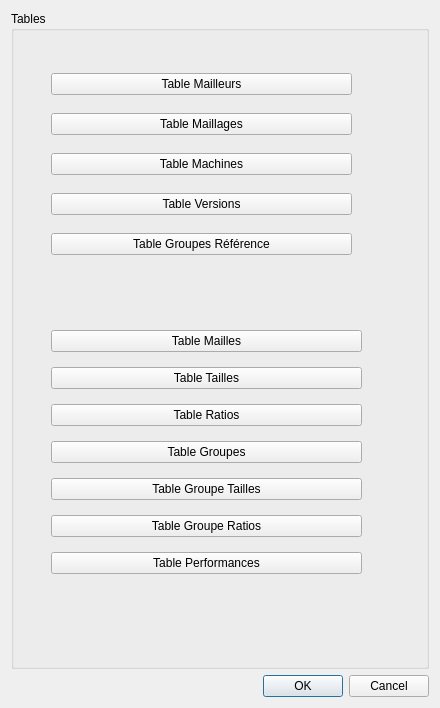
<?xml version="1.0" encoding="UTF-8"?>
<ui version="4.0">
 <class>Choix</class>
 <widget class="QDialog" name="Choix">
  <property name="geometry">
   <rect>
    <x>0</x>
    <y>0</y>
    <width>440</width>
    <height>708</height>
   </rect>
  </property>
  <property name="windowTitle">
   <string>Verification de Maillage</string>
  </property>
  <layout class="QGridLayout" name="gridLayout">
   <item row="2" column="0">
    <widget class="QDialogButtonBox" name="buttonBox">
     <property name="orientation">
      <enum>Qt::Horizontal</enum>
     </property>
     <property name="standardButtons">
      <set>QDialogButtonBox::Cancel|QDialogButtonBox::Ok</set>
     </property>
    </widget>
   </item>
   <item row="1" column="0">
    <widget class="QGroupBox" name="groupBox">
     <property name="title">
      <string>Tables </string>
     </property>
     <widget class="QWidget" name="layoutWidget">
      <property name="geometry">
       <rect>
        <x>40</x>
        <y>310</y>
        <width>311</width>
        <height>269</height>
       </rect>
      </property>
      <layout class="QGridLayout" name="gridLayout_2">
       <item row="1" column="0">
        <widget class="QPushButton" name="PBMaille">
         <property name="text">
          <string>Table Mailles</string>
         </property>
        </widget>
       </item>
       <item row="3" column="0">
        <widget class="QPushButton" name="PBRatio">
         <property name="text">
          <string>Table Ratios</string>
         </property>
        </widget>
       </item>
       <item row="7" column="0">
        <widget class="QPushButton" name="PBPerf">
         <property name="text">
          <string>Table Performances</string>
         </property>
        </widget>
       </item>
       <item row="6" column="0">
        <widget class="QPushButton" name="PBGroupeRatio">
         <property name="text">
          <string>Table Groupe Ratios</string>
         </property>
        </widget>
       </item>
       <item row="4" column="0">
        <widget class="QPushButton" name="PBGroupe">
         <property name="text">
          <string>Table Groupes</string>
         </property>
        </widget>
       </item>
       <item row="2" column="0">
        <widget class="QPushButton" name="PBTaille">
         <property name="text">
          <string>Table Tailles</string>
         </property>
        </widget>
       </item>
       <item row="5" column="0">
        <widget class="QPushButton" name="PBGroupeTaille">
         <property name="text">
          <string>Table Groupe Tailles</string>
         </property>
        </widget>
       </item>
      </layout>
     </widget>
     <widget class="QWidget" name="layoutWidget">
      <property name="geometry">
       <rect>
        <x>40</x>
        <y>50</y>
        <width>301</width>
        <height>211</height>
       </rect>
      </property>
      <layout class="QVBoxLayout" name="verticalLayout">
       <item>
        <widget class="QPushButton" name="PBMailleur">
         <property name="text">
          <string>Table Mailleurs</string>
         </property>
        </widget>
       </item>
       <item>
        <widget class="QPushButton" name="PBMaillage">
         <property name="text">
          <string>Table Maillages</string>
         </property>
        </widget>
       </item>
       <item>
        <widget class="QPushButton" name="PBMachine">
         <property name="text">
          <string>Table Machines</string>
         </property>
        </widget>
       </item>
       <item>
        <widget class="QPushButton" name="PBVersion">
         <property name="text">
          <string>Table Versions</string>
         </property>
        </widget>
       </item>
       <item>
        <widget class="QPushButton" name="PBGroupesRef">
         <property name="text">
          <string>Table Groupes Référence</string>
         </property>
        </widget>
       </item>
      </layout>
     </widget>
    </widget>
   </item>
  </layout>
 </widget>
 <resources/>
 <connections>
  <connection>
   <sender>buttonBox</sender>
   <signal>accepted()</signal>
   <receiver>Choix</receiver>
   <slot>accept()</slot>
   <hints>
    <hint type="sourcelabel">
     <x>248</x>
     <y>254</y>
    </hint>
    <hint type="destinationlabel">
     <x>157</x>
     <y>274</y>
    </hint>
   </hints>
  </connection>
  <connection>
   <sender>buttonBox</sender>
   <signal>rejected()</signal>
   <receiver>Choix</receiver>
   <slot>reject()</slot>
   <hints>
    <hint type="sourcelabel">
     <x>316</x>
     <y>260</y>
    </hint>
    <hint type="destinationlabel">
     <x>286</x>
     <y>274</y>
    </hint>
   </hints>
  </connection>
 </connections>
</ui>
